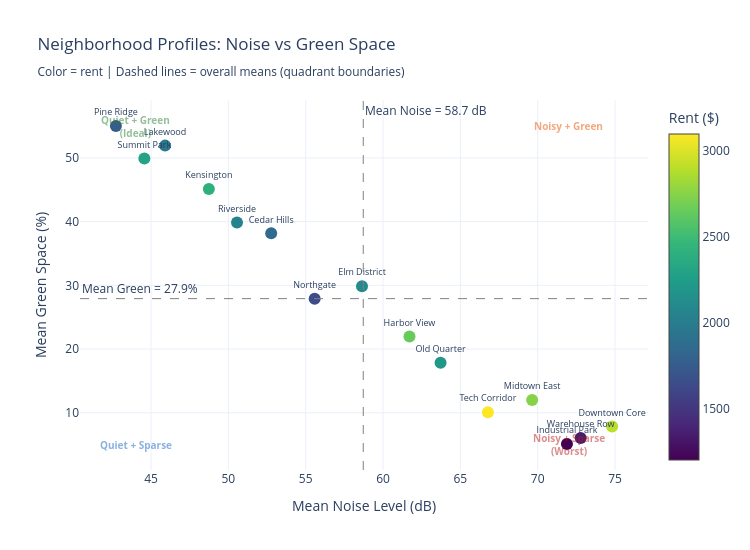

Notebook source saved alongside this figure:
### Markdown cell above
### 2.1 — Quadrant Analysis: Noise vs Green Space

This is the most intuitive way to visualize neighborhoods before clustering. We draw lines at the **overall mean** of noise and green space to create four quadrants:

| Quadrant | Meaning | Urban Implication |
|----------|---------|-------------------|
| Top-Right | High Green + Noisy | Parks near busy roads |
| Top-Left | High Green + Quiet | Ideal residential |
| Bottom-Right | Low Green + Noisy | Dense urban / industrial |
| Bottom-Left | Low Green + Quiet | Sparse suburban |

> **💡 Teaching Moment:** Quadrant analysis is a simple but powerful technique for presenting 2D data. It transforms a scatter plot into an actionable framework that non-technical stakeholders (city officials, community members) can immediately understand.

### Code cell
# Quadrant scatter: Noise vs Green Space
noise_avg = profiles['noise_mean'].mean()
green_avg = profiles['green_mean'].mean()

fig = go.Figure()

# Scatter points with neighborhood labels
fig.add_trace(go.Scatter(
    x=profiles['noise_mean'], y=profiles['green_mean'],
    mode='markers+text',
    text=profiles['nbhd_name'],
    textposition='top center',
    textfont=dict(size=9),
    marker=dict(size=12, color=profiles['rent_mean'],
                colorscale='Viridis', showscale=True,
                colorbar=dict(title='Rent ($)')),
    hovertemplate='<b>%{text}</b><br>Noise: %{x:.1f} dB<br>Green: %{y:.1f}%<extra></extra>'
))

# Quadrant dividers at overall means
fig.add_hline(y=green_avg, line_dash='dash', line_color='gray', line_width=1,
              annotation_text=f'Mean Green = {green_avg:.1f}%', annotation_position='top left')
fig.add_vline(x=noise_avg, line_dash='dash', line_color='gray', line_width=1,
              annotation_text=f'Mean Noise = {noise_avg:.1f} dB', annotation_position='top right')

# Quadrant labels
fig.add_annotation(x=44, y=55, text='<b>Quiet + Green<br>(Ideal)</b>',
                   showarrow=False, font=dict(size=10, color='#2E7D32'), opacity=0.5)
fig.add_annotation(x=72, y=55, text='<b>Noisy + Green</b>',
                   showarrow=False, font=dict(size=10, color='#e65100'), opacity=0.5)
fig.add_annotation(x=44, y=5, text='<b>Quiet + Sparse</b>',
                   showarrow=False, font=dict(size=10, color='#1565C0'), opacity=0.5)
fig.add_annotation(x=72, y=5, text='<b>Noisy + Sparse<br>(Worst)</b>',
                   showarrow=False, font=dict(size=10, color='#b71c1c'), opacity=0.5)

fig.update_layout(
    title='Neighborhood Profiles: Noise vs Green Space<br><sub>Color = rent | Dashed lines = overall means (quadrant boundaries)</sub>',
    xaxis_title='Mean Noise Level (dB)',
    yaxis_title='Mean Green Space (%)',
    template='plotly_white',
    width=750, height=550,
    showlegend=False
)
fig.show()

# Print quadrant assignments
print("\n📊 Quadrant Assignments:")
for _, row in profiles.iterrows():
    q_noise = 'Noisy' if row['noise_mean'] > noise_avg else 'Quiet'
    q_green = 'Green' if row['green_mean'] > green_avg else 'Sparse'
    print(f"  {row['nbhd_name']:18s} → {q_noise} / {q_green}  ({row['noise_mean']:.1f} dB, {row['green_mean']:.1f}%)")

### Figure 1 — Plotly figure (JSON) as saved in the notebook; plotly's stock layout.template omitted (floating-point values rounded to 4 significant figures)
{"data": [{"hovertemplate": "<b>%{text}</b><br>Noise: %{x:.1f} dB<br>Green: %{y:.1f}%<extra></extra>", "marker": {"color": [1850.0, 2900.0, 2101.0, 2650.0, 1200.0, 2401.0, 1951.0, 2747.0, 1651.0, 2200.0, 1750.0, 2050.0, 2300.0, 3100.0, 1349.0], "colorbar": {"title": {"text": "Rent ($)"}}, "colorscale": [[0, "#440154"], [0.1111, "#482878"], [0.2222, "#3e4989"], [0.3333, "#31688e"], [0.4444, "#26828e"], [0.5556, "#1f9e89"], [0.6667, "#35b779"], [0.7778, "#6ece58"], [0.8889, "#b5de2b"], [1, "#fde725"]], "showscale": true, "size": 12}, "mode": "markers+text", "text": ["Cedar Hills", "Downtown Core", "Elm District", "Harbor View", "Industrial Park", "Kensington", "Lakewood", "Midtown East", "Northgate", "Old Quarter", "Pine Ridge", "Riverside", "Summit Park", "Tech Corridor", "Warehouse Row"], "textfont": {"size": 9}, "textposition": "top center", "type": "scatter", "x": [52.77, 74.81, 58.64, 61.71, 71.89, 48.74, 45.91, 69.64, 55.58, 63.72, 42.73, 50.56, 44.57, 66.78, 72.78], "y": [38.16, 7.84, 29.86, 21.96, 5.1, 45.14, 51.93, 12.02, 27.91, 17.86, 55.01, 39.86, 49.92, 10.1, 6.05]}], "layout": {"annotations": [{"showarrow": false, "text": "Mean Green = 27.9%", "x": 0, "xanchor": "left", "xref": "x domain", "y": 27.91, "yanchor": "bottom", "yref": "y"}, {"showarrow": false, "text": "Mean Noise = 58.7 dB", "x": 58.72, "xanchor": "left", "xref": "x", "y": 1, "yanchor": "top", "yref": "y domain"}, {"font": {"color": "#2E7D32", "size": 10}, "opacity": 0.5, "showarrow": false, "text": "<b>Quiet + Green<br>(Ideal)</b>", "x": 44, "y": 55}, {"font": {"color": "#e65100", "size": 10}, "opacity": 0.5, "showarrow": false, "text": "<b>Noisy + Green</b>", "x": 72, "y": 55}, {"font": {"color": "#1565C0", "size": 10}, "opacity": 0.5, "showarrow": false, "text": "<b>Quiet + Sparse</b>", "x": 44, "y": 5}, {"font": {"color": "#b71c1c", "size": 10}, "opacity": 0.5, "showarrow": false, "text": "<b>Noisy + Sparse<br>(Worst)</b>", "x": 72, "y": 5}], "height": 550, "shapes": [{"line": {"color": "gray", "dash": "dash", "width": 1}, "type": "line", "x0": 0, "x1": 1, "xref": "x domain", "y0": 27.91, "y1": 27.91, "yref": "y"}, {"line": {"color": "gray", "dash": "dash", "width": 1}, "type": "line", "x0": 58.72, "x1": 58.72, "xref": "x", "y0": 0, "y1": 1, "yref": "y domain"}], "showlegend": false, "title": {"text": "Neighborhood Profiles: Noise vs Green Space<br><sub>Color = rent | Dashed lines = overall means (quadrant boundaries)</sub>"}, "width": 750, "xaxis": {"title": {"text": "Mean Noise Level (dB)"}}, "yaxis": {"title": {"text": "Mean Green Space (%)"}}}}
